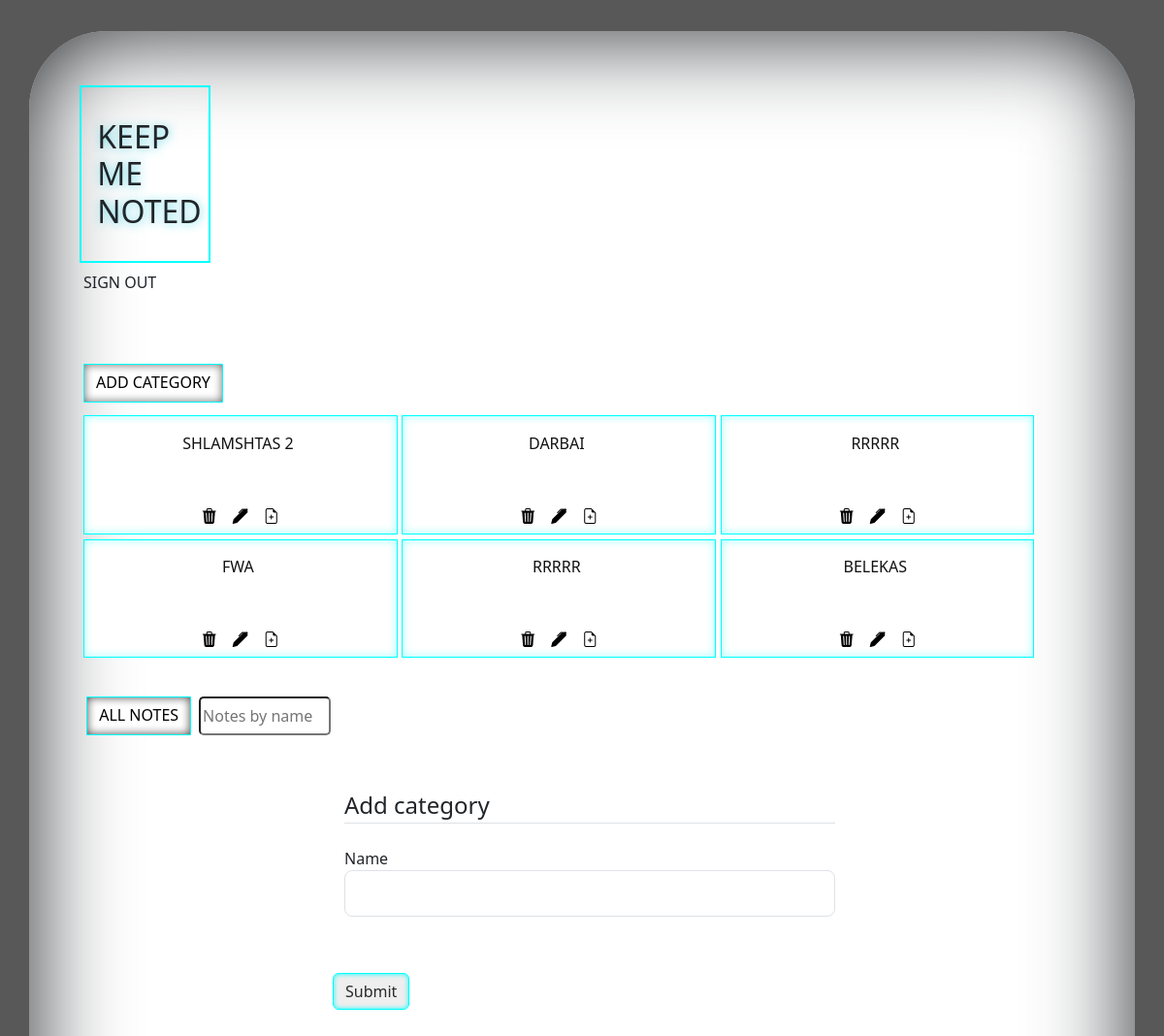
/add (signed in), run on an earlier commit of the app's database.
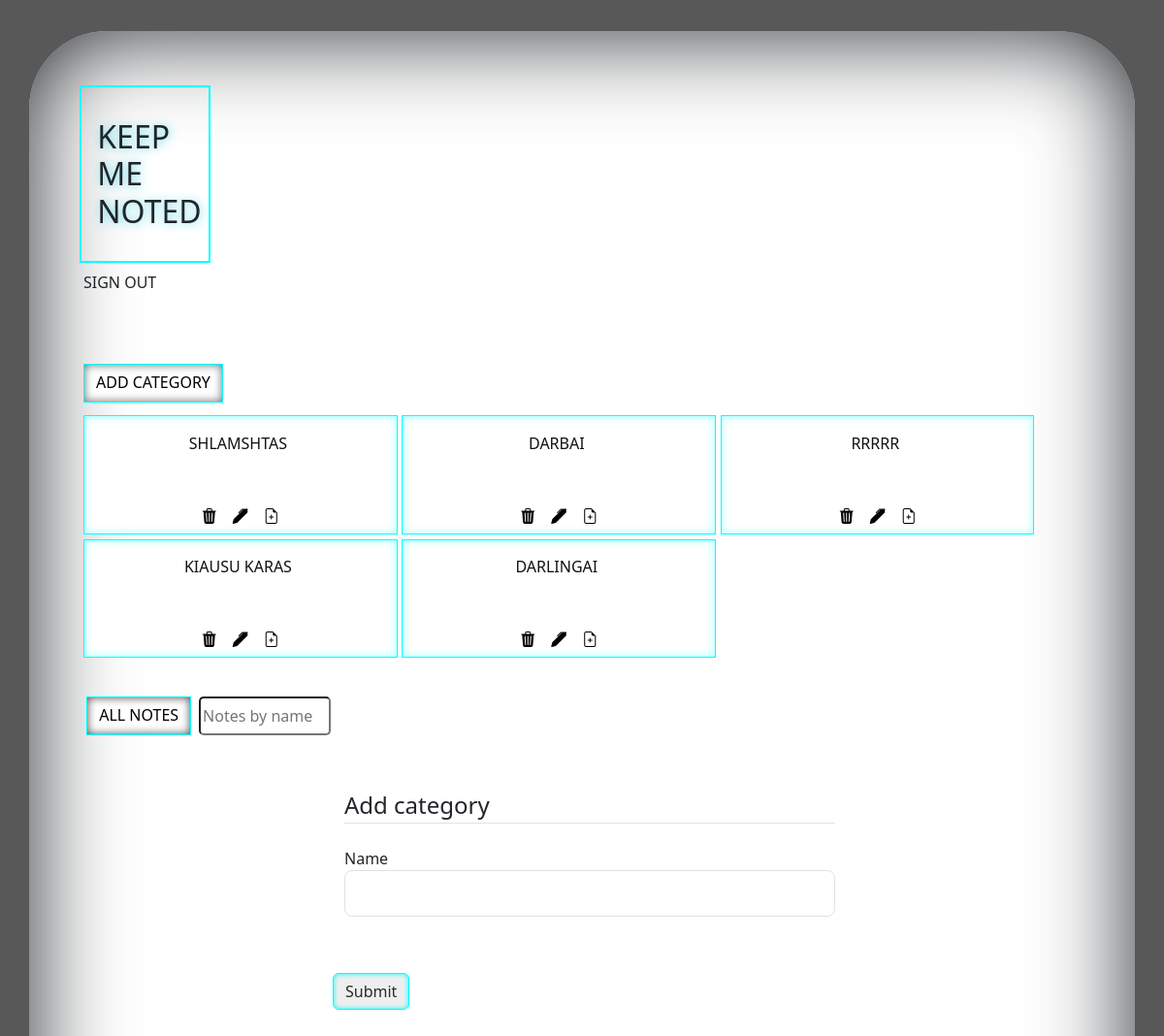
And on a later commit of the database.
### app/db_models/Category.py (models this page shows, shortened)
class Category(db.Model):
    __tablename__ = "categories"
    id = db.Column(db.Integer, primary_key=True)
    category_name = db.Column(db.String(50), nullable=False)
    notes = db.relationship("Note", backref="categories", cascade='all, delete')

### app/routes.py (the view)
@app.route('/add', methods =['GET' , 'POST'])
@login_required
def add_category():
    categories = Category.query.all()
    form = AddCategoryForm()
    if request.method == 'POST' and form.validate_on_submit():
        category = Category(category_name = form.name.data)
        db.session.add(category)
        db.session.commit()
        print('Category added')
        return redirect(url_for('all_notes'))
    return render_template ("addCategory.html",form=form , categories=categories)

### app/forms.py
class AddCategoryForm(FlaskForm):
    name = StringField("Name", [DataRequired(),Length(max=50)],)
    submit = SubmitField('Submit')

class SearchForm(FlaskForm):
    searched = StringField("Searched", [DataRequired()])
    submit = SubmitField('Submit')

### app/routes.py (called while the page is built)
@login_manager.user_loader
def load_user(user_id):
    return User.query.get(user_id)

@app.context_processor
def base():
    form = SearchForm()
    return dict(form=form)

### app/templates/addCategory.html (shortened to what this page needs)
{% extends "main.html" %}
{% block content %}
<div class="content-section; w-50 p-3; mx-auto pt-5" >
    <form method="POST" action="">
       <fieldset id="fieldset-add-category" class="form-group">
           <legend class="border-bottom mb-4">Add category</legend>
           <div class="form-group">
                {{ form.name.label(class="form-control-label") }}
                {% if form.name.errors %}
                {{ form.name(class="form-control form-control-lg is-invalid" , style="text-transform: uppercase;") }}
                <div class="invalid-feedback">
                {% for error in form.name.errors %}
                <span>{{ error }}</span>
                {% endfor %}
                </div>
                {% else %}
                {{ form.name(class="form-control form-control-lg" , style="text-transform: uppercase;") }}
                {% endif %}
           </div>
           <br>
       </fieldset>
             <br>
       <div class="form-group" style="margin-bottom: 2rem;">
          {{ form.submit(class="btn btn-outline-primary") }}
       </div>
    </form>
</div>
{% endblock content %}

### app/templates/main.html (shortened to what this page needs)
<!DOCTYPE html>
<html lang="en">
<head>
    <link href="https://cdn.jsdelivr.net/npm/bootstrap@5.3.0-alpha1/dist/css/bootstrap.min.css" rel="stylesheet"
 />
    <link rel="stylesheet" href="https://cdn.jsdelivr.net/npm/bootstrap-icons@1.10.3/font/bootstrap-icons.css">
    <link rel="stylesheet" href="{{ url_for('static' , filename = '/stylesheets/style.css')}}">
    <link rel="stylesheet" href="{{ url_for('static' , filename = '/stylesheets/media-queries.css')}}">
    <link rel="stylesheet" href="https://cdnjs.cloudflare.com/ajax/libs/normalize/8.0.1/normalize.min.css" />
</head>
<body>
  <div class="container" id="container-1" >
    <div id="brand_flash_container">
      <div id="brand-container">
          <h1 id="brand" >KEEP <br> ME <br> NOTED</h1>
          <a id="signout" href="{{ url_for('logout') }}" class="nav-link px-2 ">SIGN OUT</a>
      </div>
    </div>
  <div class = "all-cards-container"
   >
    <div id="signout-container">
      <a id="add_category" class="btn btn-primary" href="{{ url_for('add_category')}}" class="nav-link px-2 ">ADD CATEGORY</a>
    </div>
    <div  id="container-category">
        {% for category in categories %}
        <div class="btn btn-secondary"  id="buttons-category" >
        <a href="{{ url_for('notes' , id = category.id )}}" style="margin: 0.3rem  0.3rem  0rem  0rem;
                          height: 5rem; word-wrap: break-word; text-decoration: none;">
            <h6 id="category-name" style="text-transform: uppercase;" >{{category['category_name']}}</h6>
        </a>
        <div style="display: flex; justify-content: center;">
          <a  href="{{ url_for('delete' , id = category.id) }}" class="nav-link px-2 ">
            <i class="bi bi-trash3-fill"></i>
          </a>
          <a href="{{ url_for('edit_category' , id = category.id )}}" class="nav-link px-2 ">
            <i class="bi bi-pen-fill"></i>
          </a>
          <a href="{{ url_for('noting' , id = category.id )}}" class="nav-link px-2 ">
            <i class="bi bi-file-earmark-plus"></i>
          </a>
        </div>
        </div>
        {% endfor %}
      </div>
      <div style="display: flex; flex-direction: column;">
        <div class="note-filter-container" >
            <a class="btn btn-primary"  id = "all-notes-filter" href="{{ url_for('all_notes')}}">ALL NOTES</a>
               <form method="POST" class = "d-flex" action="{{url_for('search')}}">
                 <input id="serach-by-name" class="form_control me-2" type="search" placeholder="Notes by name" aria-label="Search" , name="searched">
               </form>
        </div>
        {% block content %}
        {% endblock %}
      </div>
    </div>
  </div>
</body>
</html>

What changed in the data, as far as the page shows it:
removed Category: category_name "BELEKAS"
changed Category: category_name "SHLAMSHTAS 2" → "SHLAMSHTAS"
changed Category: category_name "FWA" → "KIAUSU KARAS"
changed Category: category_name "RRRRR" → "DARLINGAI"
